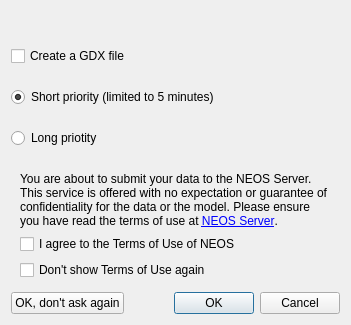
<?xml version="1.0" encoding="UTF-8"?>
<ui version="4.0">
 <class>gams::studio::neos::NeosStartDialog</class>
 <widget class="QDialog" name="gams::studio::neos::NeosStartDialog">
  <property name="geometry">
   <rect>
    <x>0</x>
    <y>0</y>
    <width>351</width>
    <height>325</height>
   </rect>
  </property>
  <property name="windowTitle">
   <string>Submitting data to NEOS</string>
  </property>
  <layout class="QVBoxLayout" name="verticalLayout">
   <item>
    <widget class="QLabel" name="label">
     <property name="text">
      <string/>
     </property>
     <property name="pixmap">
      <pixmap resource="../../icons/icons.qrc">:/img/neos-logo</pixmap>
     </property>
     <property name="alignment">
      <set>Qt::AlignCenter</set>
     </property>
    </widget>
   </item>
   <item>
    <widget class="QWidget" name="widConf" native="true">
     <property name="sizePolicy">
      <sizepolicy hsizetype="Preferred" vsizetype="MinimumExpanding">
       <horstretch>0</horstretch>
       <verstretch>0</verstretch>
      </sizepolicy>
     </property>
     <layout class="QVBoxLayout" name="verticalLayout_2">
      <property name="leftMargin">
       <number>0</number>
      </property>
      <property name="topMargin">
       <number>0</number>
      </property>
      <property name="rightMargin">
       <number>0</number>
      </property>
      <property name="bottomMargin">
       <number>0</number>
      </property>
      <item>
       <widget class="QCheckBox" name="cbForceGdx">
        <property name="text">
         <string>Create a GDX file</string>
        </property>
       </widget>
      </item>
      <item>
       <widget class="QRadioButton" name="rbShort">
        <property name="text">
         <string>Short priority (limited to 5 minutes)</string>
        </property>
        <property name="checked">
         <bool>true</bool>
        </property>
       </widget>
      </item>
      <item>
       <widget class="QRadioButton" name="rbLong">
        <property name="text">
         <string>Long priotity</string>
        </property>
       </widget>
      </item>
     </layout>
    </widget>
   </item>
   <item>
    <widget class="QWidget" name="widTerms" native="true">
     <layout class="QVBoxLayout" name="verticalLayout_5">
      <property name="topMargin">
       <number>0</number>
      </property>
      <property name="bottomMargin">
       <number>6</number>
      </property>
      <item>
       <widget class="QLabel" name="laTerms">
        <property name="text">
         <string>You are about to submit your data to the NEOS Server. This service is offered with no expectation or guarantee of confidentiality for the data or the model. Please ensure you have read the terms of use at &lt;a href=https://neos-server.org/neos/termofuse.html&gt;NEOS Server&lt;/a&gt;.</string>
        </property>
        <property name="wordWrap">
         <bool>true</bool>
        </property>
        <property name="openExternalLinks">
         <bool>true</bool>
        </property>
       </widget>
      </item>
      <item>
       <widget class="QCheckBox" name="cbTerms">
        <property name="text">
         <string>I agree to the Terms of Use of NEOS</string>
        </property>
       </widget>
      </item>
      <item>
       <widget class="QCheckBox" name="cbHideTerms">
        <property name="toolTip">
         <string>Go to settings to turn them on again</string>
        </property>
        <property name="text">
         <string>Don't show Terms of Use again</string>
        </property>
       </widget>
      </item>
     </layout>
    </widget>
   </item>
   <item>
    <widget class="QWidget" name="widButtons" native="true">
     <property name="sizePolicy">
      <sizepolicy hsizetype="Preferred" vsizetype="Minimum">
       <horstretch>0</horstretch>
       <verstretch>0</verstretch>
      </sizepolicy>
     </property>
     <layout class="QHBoxLayout" name="horizontalLayout">
      <property name="leftMargin">
       <number>0</number>
      </property>
      <property name="topMargin">
       <number>0</number>
      </property>
      <property name="rightMargin">
       <number>0</number>
      </property>
      <property name="bottomMargin">
       <number>0</number>
      </property>
      <item>
       <widget class="QPushButton" name="bAlways">
        <property name="text">
         <string>OK, don't ask again</string>
        </property>
       </widget>
      </item>
      <item>
       <widget class="QDialogButtonBox" name="buttonBox">
        <property name="orientation">
         <enum>Qt::Horizontal</enum>
        </property>
        <property name="standardButtons">
         <set>QDialogButtonBox::Cancel|QDialogButtonBox::Ok</set>
        </property>
       </widget>
      </item>
     </layout>
    </widget>
   </item>
  </layout>
 </widget>
 <resources>
  <include location="../../icons/icons.qrc"/>
 </resources>
 <connections/>
</ui>
